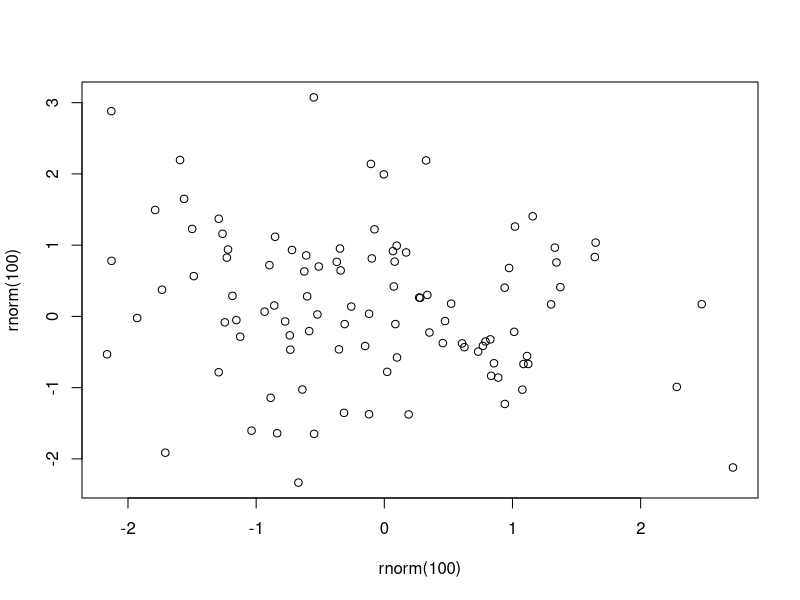
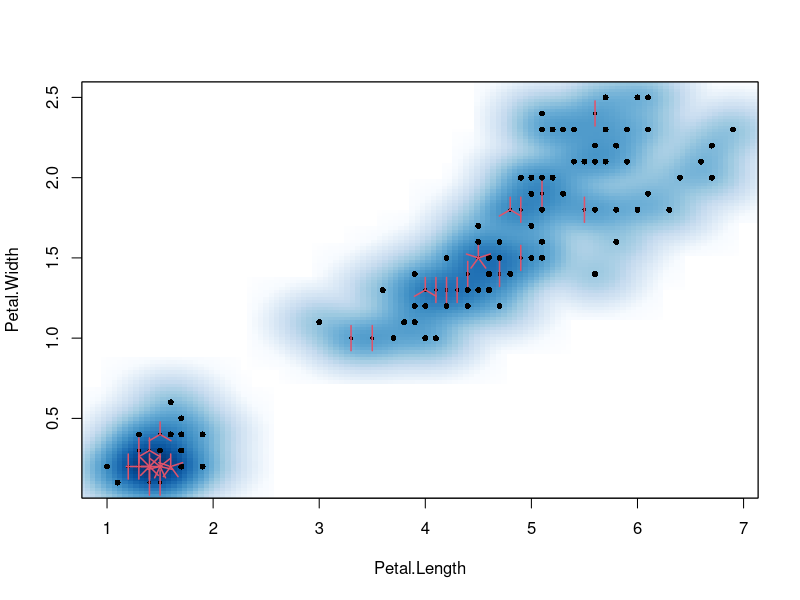

The R script that drew these images, in order:
## ---- chunk 1
#| example-a,
#| attr.chunk = '#example-a',
#| attr.source = '.r .line-numbers',
#| attr.plot = c('.round width="400"', '.dark .img-center'),
#| fig.alt = c('A scatterplot of rnorm(100) numbers.',
#|   'A sunflower plot of iris.')

plot(rnorm(100), rnorm(100))
i34 = iris[, 3:4]
smoothScatter(i34)
sunflowerplot(i34, add = TRUE)
